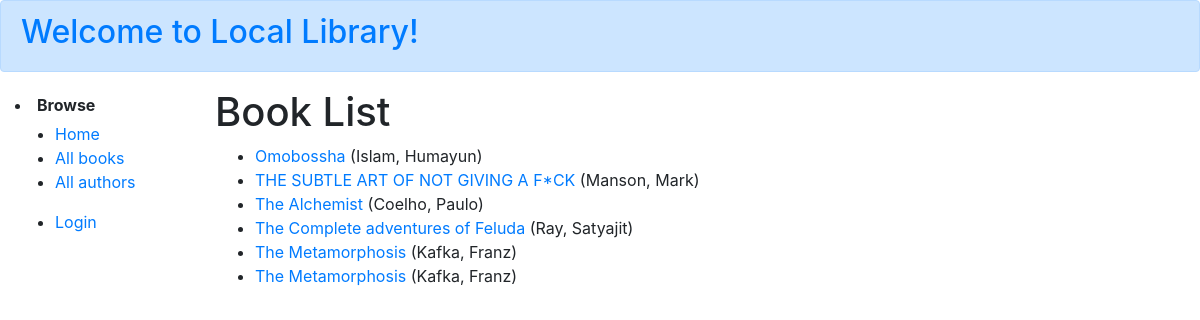
/catalog/books/, run on an earlier commit of the app's database.
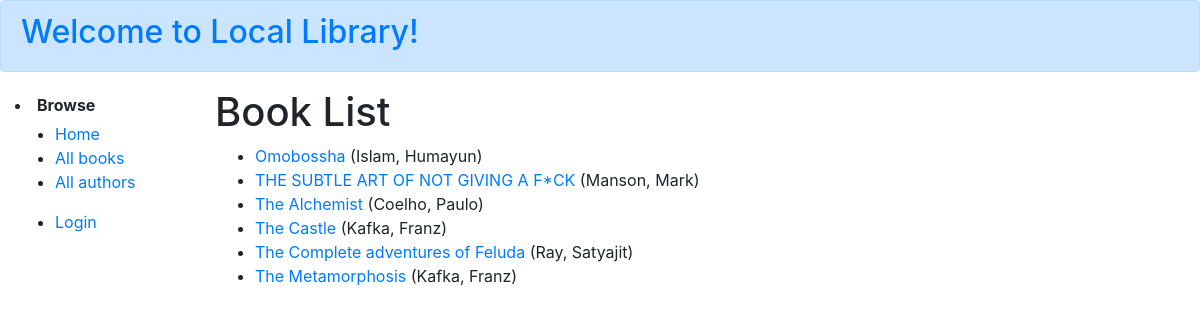
And on a later commit of the database.
### catalog/models.py (models this page shows, shortened)
class Book(models.Model):
    title = models.CharField(max_length=200)
    author = models.ForeignKey('Author', on_delete=models.SET_NULL, null=True)
    summary = models.TextField(
        max_length=1000, help_text="Enter a brief description of the book")
    isbn = models.CharField('ISBN', max_length=13,
                            unique=True,
                            help_text='13 Character <a href="https://www.isbn-international.org/content/what-isbn'
                                      '">ISBN number</a>')
    genre = models.ManyToManyField(
        Genre, help_text="Select a genre for this book")
    language = models.CharField(max_length=200)
    class Meta:
        ordering = ['title', 'author']
    def display_genre(self):
        """Creates a string for the Genre. This is required to display genre in Admin."""
        return ', '.join([genre.name for genre in self.genre.all()[:3]])
    display_genre.short_description = 'Genre'
    def get_absolute_url(self):
        return reverse('book-detail', args=[str(self.id)])

class Author(models.Model):
    first_name = models.CharField(max_length=100)
    last_name = models.CharField(max_length=100)
    date_of_birth = models.DateField(null=True, blank=True)
    date_of_death = models.DateField('died', null=True, blank=True)
    biography = models.TextField(
    max_length=1000, help_text="Enter a brief description about the author")
    class Meta:
        ordering = ['last_name', 'first_name']
    def __str__(self):
        return '{0}, {1}'.format(self.last_name, self.first_name)

### catalog/views.py (the view)
# urls.py: path('books/', views.BookListView.as_view(), name='books'),
class BookListView(generic.ListView):
    model = Book
    paginate_by = 10

### catalog/templates/catalog/book_list.html
{% extends "base_generic.html" %}
{% block content %}
<h1>Book List</h1>
{% if book_list %}
<ul>
  {% for book in book_list %}
  <li>
    <a href="{{ book.get_absolute_url }}">{{ book.title }}</a> ({{book.author}})
  </li>
  {% endfor %}
</ul>
{% else %}
<p>There are no books in the library.</p>
{% endif %}
{% endblock %}

### catalog/templates/base_generic.html (shortened to what this page needs)
<!DOCTYPE html>
<html lang="en">
<head>
    <link rel="stylesheet" href="https://cdn.jsdelivr.net/npm/bootstrap@4.5.3/dist/css/bootstrap.min.css">
    {% load static %}
    <link rel="stylesheet" href="{% static 'css/styles.css' %}">
</head>
<body>
    <div class="alert alert-primary" role="alert">
        <a href="{% url 'index' %}"> <h2>Welcome to Local Library!</h2></a>
    </div>
    <div class="container-fluid">
        <div class="row">
            <div class="col-sm-2 sidebar-nav">
                {% block sidebar %}
                <li>
                    <strong>Browse</strong>
                </li>
                <ul class="sidebar-nav">
                    <li><a href="{% url 'index' %}">Home</a></li>
                    <li><a href="{% url 'books' %}">All books</a></li>
                    <li><a href="{% url 'authors' %}">All authors</a></li>
                </ul>
                <ul class="sidebar-nav">
                    {% if user.is_authenticated %}
                    <li>User: <em> {{ user.get_username }} </em></li>
                    <li><a href="{% url 'my-borrowed' %}">My Borrowed</a></li>
                    <li><a href="{% url 'logout'%}?next={{request.path}}">Logout</a></li>
                    {% else %}
                    <li><a href="{% url 'login'%}?next={{request.path}}">Login</a></li>
                    {% endif %}
                </ul>
                 {% endblock %}
            </div>
            <div class="col-sm-10 ">
                {% block content %}{% endblock %}
            </div>
        </div>
    </div>
</body>
</html>

### catalog/static/css/styles.css (style rules this page uses)
.sidebar-nav { margin-top: 5px; }
li { display: list-item; text-align: -webkit-match-parent; }

What changed in the data, as far as the page shows it:
changed Book: title "The Metamorphosis" → "The Castle"; moves up the list
